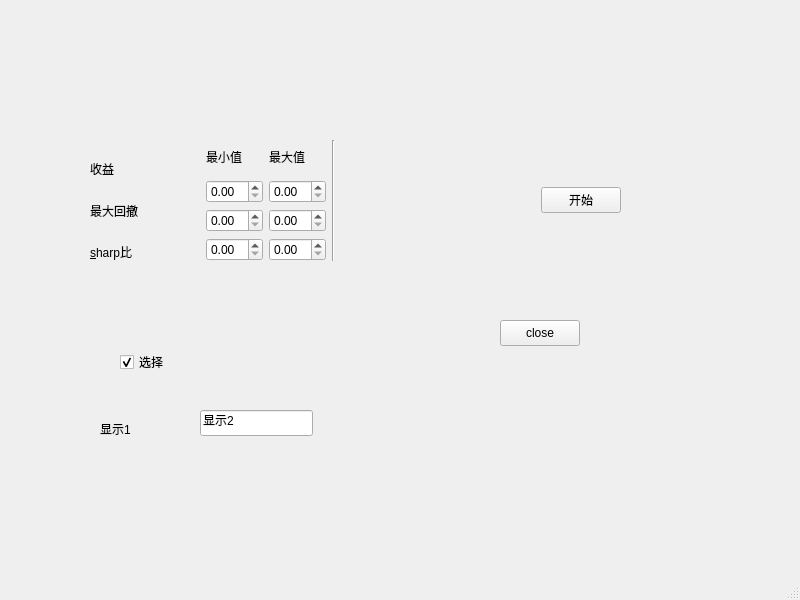
<?xml version="1.0" encoding="UTF-8"?>
<ui version="4.0">
 <class>MainWindow</class>
 <widget class="QMainWindow" name="MainWindow">
  <property name="geometry">
   <rect>
    <x>0</x>
    <y>0</y>
    <width>800</width>
    <height>600</height>
   </rect>
  </property>
  <property name="windowTitle">
   <string>MainWindow</string>
  </property>
  <widget class="QWidget" name="centralwidget">
   <widget class="QWidget" name="layoutWidget">
    <property name="geometry">
     <rect>
      <x>90</x>
      <y>140</y>
      <width>531</width>
      <height>121</height>
     </rect>
    </property>
    <layout class="QHBoxLayout" name="horizontalLayout_2">
     <item>
      <layout class="QVBoxLayout" name="verticalLayout">
       <item>
        <widget class="QLabel" name="label_6">
         <property name="text">
          <string/>
         </property>
        </widget>
       </item>
       <item>
        <widget class="QLabel" name="label">
         <property name="sizePolicy">
          <sizepolicy hsizetype="Preferred" vsizetype="Preferred">
           <horstretch>0</horstretch>
           <verstretch>0</verstretch>
          </sizepolicy>
         </property>
         <property name="text">
          <string>收益</string>
         </property>
        </widget>
       </item>
       <item>
        <widget class="QLabel" name="label_3">
         <property name="sizePolicy">
          <sizepolicy hsizetype="Preferred" vsizetype="Preferred">
           <horstretch>0</horstretch>
           <verstretch>1</verstretch>
          </sizepolicy>
         </property>
         <property name="text">
          <string>最大回撤</string>
         </property>
        </widget>
       </item>
       <item>
        <widget class="QLabel" name="label_4">
         <property name="sizePolicy">
          <sizepolicy hsizetype="Preferred" vsizetype="Preferred">
           <horstretch>0</horstretch>
           <verstretch>0</verstretch>
          </sizepolicy>
         </property>
         <property name="text">
          <string>&amp;sharp比</string>
         </property>
         <property name="buddy">
          <cstring>doubleSpinBox_sharp_min</cstring>
         </property>
        </widget>
       </item>
      </layout>
     </item>
     <item>
      <layout class="QVBoxLayout" name="verticalLayout_2">
       <item>
        <spacer name="verticalSpacer">
         <property name="orientation">
          <enum>Qt::Vertical</enum>
         </property>
         <property name="sizeHint" stdset="0">
          <size>
           <width>20</width>
           <height>40</height>
          </size>
         </property>
        </spacer>
       </item>
      </layout>
     </item>
     <item>
      <layout class="QGridLayout" name="gridLayout">
       <item row="2" column="0">
        <widget class="QDoubleSpinBox" name="doubleSpinBox_maxdrawdowns_min"/>
       </item>
       <item row="3" column="0">
        <widget class="QDoubleSpinBox" name="doubleSpinBox_sharp_min"/>
       </item>
       <item row="0" column="1">
        <widget class="QLabel" name="label_5">
         <property name="text">
          <string>最大值</string>
         </property>
        </widget>
       </item>
       <item row="1" column="1">
        <widget class="QDoubleSpinBox" name="doubleSpinBox_returns_max"/>
       </item>
       <item row="0" column="0">
        <widget class="QLabel" name="label_2">
         <property name="text">
          <string>最小值</string>
         </property>
        </widget>
       </item>
       <item row="1" column="0">
        <widget class="QDoubleSpinBox" name="doubleSpinBox_returns_min"/>
       </item>
       <item row="3" column="1">
        <widget class="QDoubleSpinBox" name="doubleSpinBox_sharp_max"/>
       </item>
       <item row="2" column="1">
        <widget class="QDoubleSpinBox" name="doubleSpinBox_maxdrawdowns_max"/>
       </item>
      </layout>
     </item>
     <item>
      <widget class="Line" name="line">
       <property name="orientation">
        <enum>Qt::Vertical</enum>
       </property>
      </widget>
     </item>
     <item>
      <layout class="QHBoxLayout" name="horizontalLayout">
       <item>
        <spacer name="horizontalSpacer">
         <property name="orientation">
          <enum>Qt::Horizontal</enum>
         </property>
         <property name="sizeType">
          <enum>QSizePolicy::Preferred</enum>
         </property>
         <property name="sizeHint" stdset="0">
          <size>
           <width>200</width>
           <height>20</height>
          </size>
         </property>
        </spacer>
       </item>
       <item>
        <widget class="QPushButton" name="pushButton">
         <property name="text">
          <string>开始</string>
         </property>
        </widget>
       </item>
      </layout>
     </item>
    </layout>
   </widget>
   <widget class="QPushButton" name="close_WinBtn">
    <property name="geometry">
     <rect>
      <x>500</x>
      <y>320</y>
      <width>80</width>
      <height>26</height>
     </rect>
    </property>
    <property name="text">
     <string>close</string>
    </property>
   </widget>
   <widget class="QCheckBox" name="checkBox">
    <property name="geometry">
     <rect>
      <x>120</x>
      <y>350</y>
      <width>81</width>
      <height>24</height>
     </rect>
    </property>
    <property name="text">
     <string>选择</string>
    </property>
    <property name="checked">
     <bool>true</bool>
    </property>
   </widget>
   <widget class="QLabel" name="label_7">
    <property name="geometry">
     <rect>
      <x>100</x>
      <y>420</y>
      <width>54</width>
      <height>18</height>
     </rect>
    </property>
    <property name="text">
     <string>显示1</string>
    </property>
   </widget>
   <widget class="QLineEdit" name="lineEdit">
    <property name="geometry">
     <rect>
      <x>200</x>
      <y>410</y>
      <width>113</width>
      <height>26</height>
     </rect>
    </property>
    <property name="text">
     <string>显示2</string>
    </property>
   </widget>
  </widget>
  <widget class="QMenuBar" name="menubar">
   <property name="geometry">
    <rect>
     <x>0</x>
     <y>0</y>
     <width>800</width>
     <height>23</height>
    </rect>
   </property>
  </widget>
  <widget class="QStatusBar" name="statusbar"/>
 </widget>
 <tabstops>
  <tabstop>doubleSpinBox_returns_min</tabstop>
  <tabstop>doubleSpinBox_returns_max</tabstop>
  <tabstop>doubleSpinBox_maxdrawdowns_min</tabstop>
  <tabstop>doubleSpinBox_maxdrawdowns_max</tabstop>
  <tabstop>doubleSpinBox_sharp_min</tabstop>
  <tabstop>doubleSpinBox_sharp_max</tabstop>
  <tabstop>pushButton</tabstop>
 </tabstops>
 <resources/>
 <connections>
  <connection>
   <sender>close_WinBtn</sender>
   <signal>clicked()</signal>
   <receiver>MainWindow</receiver>
   <slot>close()</slot>
   <hints>
    <hint type="sourcelabel">
     <x>535</x>
     <y>360</y>
    </hint>
    <hint type="destinationlabel">
     <x>540</x>
     <y>411</y>
    </hint>
   </hints>
  </connection>
  <connection>
   <sender>checkBox</sender>
   <signal>clicked(bool)</signal>
   <receiver>label_7</receiver>
   <slot>setVisible(bool)</slot>
   <hints>
    <hint type="sourcelabel">
     <x>160</x>
     <y>384</y>
    </hint>
    <hint type="destinationlabel">
     <x>126</x>
     <y>451</y>
    </hint>
   </hints>
  </connection>
  <connection>
   <sender>checkBox</sender>
   <signal>clicked(bool)</signal>
   <receiver>lineEdit</receiver>
   <slot>setEnabled(bool)</slot>
   <hints>
    <hint type="sourcelabel">
     <x>160</x>
     <y>384</y>
    </hint>
    <hint type="destinationlabel">
     <x>256</x>
     <y>445</y>
    </hint>
   </hints>
  </connection>
 </connections>
</ui>
